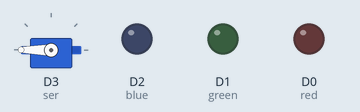
This sketch was run on a simulated ESP8266 (NodeMCU). On the bench: servo, output pins drawn as LEDs (lit = HIGH).

Above: at 1.05 s.
At 2.95 s:
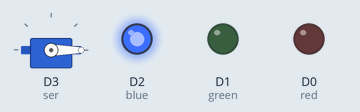
Timing chart, 0 to 5.6 s (numbered marks = the images above):
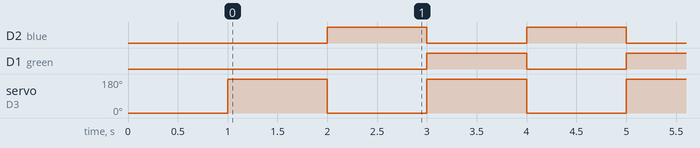

Measured:
- by itself, D2 (blue), D1 (green): alternates HIGH for 1.0 s and LOW for 1.0 s
- by itself, servo on D3 (ser): alternates 180° for 1.0 s and 0° for 1.0 s

The sketch:

Led_Servo.ino
```cpp
#define red D0
#define green D1
#define blue D2
#define ser D3
#include <Servo.h>
Servo servo;
int deg=0;
void setup() {
  pinMode(red, LOW);
  pinMode(green, LOW);
  pinMode(blue, LOW);
  Serial.begin(9600);
  servo.attach(ser);
  servo.write(0);
  delay(1000);
}

void loop() {
  deg=180;
  servo.write(deg);
  delay(1000);
  if(deg == 180){
    analogWrite(red, 0);
    analogWrite(green, 0);
    analogWrite(blue, 255);
  }
  deg=0;
  servo.write(deg);
  delay(1000);
  if(deg == 0){
    analogWrite(red, 0);
    analogWrite(green, 255);
    analogWrite(blue, 0);
  }
}
```
